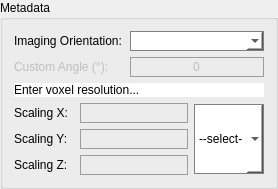
         <widget class="QGroupBox" name="metadata">
          <property name="styleSheet">
           <string notr="true">QGroupBox#metadata{font: 25 italic 10pt &quot;Calibri Light&quot;;}

</string>
          </property>
          <property name="title">
           <string>Metadata</string>
          </property>
          <layout class="QVBoxLayout" name="verticalLayout_7">
           <item>
            <layout class="QFormLayout" name="formLayout_4">
             <item row="0" column="0">
              <widget class="QLabel" name="lab_ch1_2">
               <property name="sizePolicy">
                <sizepolicy hsizetype="Fixed" vsizetype="Fixed">
                 <horstretch>0</horstretch>
                 <verstretch>0</verstretch>
                </sizepolicy>
               </property>
               <property name="minimumSize">
                <size>
                 <width>110</width>
                 <height>20</height>
                </size>
               </property>
               <property name="maximumSize">
                <size>
                 <width>110</width>
                 <height>20</height>
                </size>
               </property>
               <property name="styleSheet">
                <string notr="true">font: 25 10pt &quot;Calibri Light&quot;;</string>
               </property>
               <property name="text">
                <string>Imaging Orientation: </string>
               </property>
              </widget>
             </item>
             <item row="0" column="1">
              <widget class="QComboBox" name="cB_stack_orient">
               <property name="enabled">
                <bool>true</bool>
               </property>
               <property name="sizePolicy">
                <sizepolicy hsizetype="Preferred" vsizetype="Fixed">
                 <horstretch>0</horstretch>
                 <verstretch>0</verstretch>
                </sizepolicy>
               </property>
               <property name="minimumSize">
                <size>
                 <width>110</width>
                 <height>20</height>
                </size>
               </property>
               <property name="maximumSize">
                <size>
                 <width>16777215</width>
                 <height>20</height>
                </size>
               </property>
               <property name="styleSheet">
                <string notr="true">QComboBox {
    border: 1px solid gray;
	font: 25 10pt &quot;Calibri Light&quot;;
}

QComboBox:editable {
    background: white;
}

QComboBox:!editable, QComboBox::drop-down:editable {
     background: rgb(255, 255, 255);
}

/* QComboBox gets the &quot;on&quot; state when the popup is open */
QComboBox:!editable:on, QComboBox::drop-down:editable:on {
    background:rgba(170, 0, 127, 100);
}

QComboBox QAbstractItemView {
    border: 1px solid darkgray;
    selection-background-color:  rgba(162, 0, 122,180);
	font: 25 10pt &quot;Calibri Light&quot;;
}
</string>
               </property>
              </widget>
             </item>
             <item row="1" column="0">
              <widget class="QLabel" name="lab_custom_angle">
               <property name="enabled">
                <bool>false</bool>
               </property>
               <property name="sizePolicy">
                <sizepolicy hsizetype="Fixed" vsizetype="Fixed">
                 <horstretch>0</horstretch>
                 <verstretch>0</verstretch>
                </sizepolicy>
               </property>
               <property name="minimumSize">
                <size>
                 <width>100</width>
                 <height>20</height>
                </size>
               </property>
               <property name="maximumSize">
                <size>
                 <width>100</width>
                 <height>20</height>
                </size>
               </property>
               <property name="styleSheet">
                <string notr="true">font: 25 10pt &quot;Calibri Light&quot;;</string>
               </property>
               <property name="text">
                <string>Custom Angle (°):</string>
               </property>
              </widget>
             </item>
             <item row="1" column="1">
              <widget class="QLineEdit" name="cust_angle">
               <property name="enabled">
                <bool>false</bool>
               </property>
               <property name="minimumSize">
                <size>
                 <width>0</width>
                 <height>20</height>
                </size>
               </property>
               <property name="maximumSize">
                <size>
                 <width>16777215</width>
                 <height>20</height>
                </size>
               </property>
               <property name="focusPolicy">
                <enum>Qt::StrongFocus</enum>
               </property>
               <property name="layoutDirection">
                <enum>Qt::RightToLeft</enum>
               </property>
               <property name="styleSheet">
                <string notr="true">QLineEdit {background-color: rgba(0,0,0,0);
border: 1px solid rgb(156, 156, 156);
font: 25 10pt &quot;Calibri Light&quot;;
font-family: &quot;Calibri Light&quot;;
}
QLineEdit:focus { border: 1px solid #eb6fbd;}
					</string>
               </property>
               <property name="text">
                <string>0</string>
               </property>
               <property name="maxLength">
                <number>20</number>
               </property>
               <property name="frame">
                <bool>true</bool>
               </property>
               <property name="alignment">
                <set>Qt::AlignCenter</set>
               </property>
               <property name="placeholderText">
                <string/>
               </property>
              </widget>
             </item>
            </layout>
           </item>
           <item>
            <widget class="QLabel" name="lab_no_ch_21">
             <property name="styleSheet">
              <string notr="true">font: bold 10pt &quot;Calibri&quot;;
background-color: rgb(255, 255, 255);</string>
             </property>
             <property name="text">
              <string>Enter voxel resolution...</string>
             </property>
             <property name="alignment">
              <set>Qt::AlignBottom|Qt::AlignLeading|Qt::AlignLeft</set>
             </property>
            </widget>
           </item>
           <item>
            <layout class="QHBoxLayout" name="horizontalLayout_10">
             <item>
              <layout class="QFormLayout" name="formLayout_3">
               <item row="0" column="1">
                <widget class="QLineEdit" name="scaling_x">
                 <property name="minimumSize">
                  <size>
                   <width>0</width>
                   <height>20</height>
                  </size>
                 </property>
                 <property name="maximumSize">
                  <size>
                   <width>16777215</width>
                   <height>20</height>
                  </size>
                 </property>
                 <property name="focusPolicy">
                  <enum>Qt::StrongFocus</enum>
                 </property>
                 <property name="layoutDirection">
                  <enum>Qt::RightToLeft</enum>
                 </property>
                 <property name="styleSheet">
                  <string notr="true">QLineEdit {background-color: rgba(0,0,0,0);
border: 1px solid rgb(156, 156, 156);
font: 25 10pt &quot;Calibri Light&quot;;
font-family: &quot;Calibri Light&quot;;
}
QLineEdit:focus { border: 1px solid #eb6fbd;}
					</string>
                 </property>
                 <property name="maxLength">
                  <number>40</number>
                 </property>
                 <property name="frame">
                  <bool>true</bool>
                 </property>
                 <property name="placeholderText">
                  <string/>
                 </property>
                </widget>
               </item>
               <item row="1" column="0">
                <widget class="QLabel" name="lab_ch1_4">
                 <property name="sizePolicy">
                  <sizepolicy hsizetype="Fixed" vsizetype="Fixed">
                   <horstretch>0</horstretch>
                   <verstretch>0</verstretch>
                  </sizepolicy>
                 </property>
                 <property name="minimumSize">
                  <size>
                   <width>60</width>
                   <height>20</height>
                  </size>
                 </property>
                 <property name="maximumSize">
                  <size>
                   <width>60</width>
                   <height>20</height>
                  </size>
                 </property>
                 <property name="styleSheet">
                  <string notr="true">font: 25 10pt &quot;Calibri Light&quot;;</string>
                 </property>
                 <property name="text">
                  <string>Scaling Y: </string>
                 </property>
                </widget>
               </item>
               <item row="1" column="1">
                <widget class="QLineEdit" name="scaling_y">
                 <property name="minimumSize">
                  <size>
                   <width>0</width>
                   <height>20</height>
                  </size>
                 </property>
                 <property name="maximumSize">
                  <size>
                   <width>16777215</width>
                   <height>20</height>
                  </size>
                 </property>
                 <property name="focusPolicy">
                  <enum>Qt::StrongFocus</enum>
                 </property>
                 <property name="layoutDirection">
                  <enum>Qt::RightToLeft</enum>
                 </property>
                 <property name="styleSheet">
                  <string notr="true">QLineEdit {background-color: rgba(0,0,0,0);
border: 1px solid rgb(156, 156, 156);
font: 25 10pt &quot;Calibri Light&quot;;
font-family: &quot;Calibri Light&quot;;
}
QLineEdit:focus { border: 1px solid #eb6fbd;}
					</string>
                 </property>
                 <property name="maxLength">
                  <number>40</number>
                 </property>
                 <property name="frame">
                  <bool>true</bool>
                 </property>
                 <property name="placeholderText">
                  <string/>
                 </property>
                </widget>
               </item>
               <item row="2" column="0">
                <widget class="QLabel" name="lab_ch1_5">
                 <property name="sizePolicy">
                  <sizepolicy hsizetype="Fixed" vsizetype="Fixed">
                   <horstretch>0</horstretch>
                   <verstretch>0</verstretch>
                  </sizepolicy>
                 </property>
                 <property name="minimumSize">
                  <size>
                   <width>60</width>
                   <height>20</height>
                  </size>
                 </property>
                 <property name="maximumSize">
                  <size>
                   <width>60</width>
                   <height>20</height>
                  </size>
                 </property>
                 <property name="styleSheet">
                  <string notr="true">font: 25 10pt &quot;Calibri Light&quot;;</string>
                 </property>
                 <property name="text">
                  <string>Scaling Z: </string>
                 </property>
                </widget>
               </item>
               <item row="2" column="1">
                <widget class="QLineEdit" name="scaling_z">
                 <property name="minimumSize">
                  <size>
                   <width>0</width>
                   <height>20</height>
                  </size>
                 </property>
                 <property name="maximumSize">
                  <size>
                   <width>16777215</width>
                   <height>20</height>
                  </size>
                 </property>
                 <property name="focusPolicy">
                  <enum>Qt::StrongFocus</enum>
                 </property>
                 <property name="layoutDirection">
                  <enum>Qt::RightToLeft</enum>
                 </property>
                 <property name="styleSheet">
                  <string notr="true">QLineEdit {background-color: rgba(0,0,0,0);
border: 1px solid rgb(156, 156, 156);
font: 25 10pt &quot;Calibri Light&quot;;
font-family: &quot;Calibri Light&quot;;
}
QLineEdit:focus { border: 1px solid #eb6fbd;}
					</string>
                 </property>
                 <property name="maxLength">
                  <number>40</number>
                 </property>
                 <property name="frame">
                  <bool>true</bool>
                 </property>
                 <property name="placeholderText">
                  <string/>
                 </property>
                </widget>
               </item>
               <item row="0" column="0">
                <widget class="QLabel" name="lab_ch1_3">
                 <property name="sizePolicy">
                  <sizepolicy hsizetype="Fixed" vsizetype="Fixed">
                   <horstretch>0</horstretch>
                   <verstretch>0</verstretch>
                  </sizepolicy>
                 </property>
                 <property name="minimumSize">
                  <size>
                   <width>60</width>
                   <height>20</height>
                  </size>
                 </property>
                 <property name="maximumSize">
                  <size>
                   <width>60</width>
                   <height>20</height>
                  </size>
                 </property>
                 <property name="styleSheet">
                  <string notr="true">font: 25 10pt &quot;Calibri Light&quot;;</string>
                 </property>
                 <property name="text">
                  <string>Scaling X: </string>
                 </property>
                </widget>
               </item>
              </layout>
             </item>
             <item>
              <widget class="QComboBox" name="cB_units">
               <property name="enabled">
                <bool>true</bool>
               </property>
               <property name="sizePolicy">
                <sizepolicy hsizetype="Fixed" vsizetype="Fixed">
                 <horstretch>0</horstretch>
                 <verstretch>0</verstretch>
                </sizepolicy>
               </property>
               <property name="minimumSize">
                <size>
                 <width>70</width>
                 <height>70</height>
                </size>
               </property>
               <property name="maximumSize">
                <size>
                 <width>70</width>
                 <height>70</height>
                </size>
               </property>
               <property name="styleSheet">
                <string notr="true">QComboBox {
    border: 1px solid gray;
	font: 25 10pt &quot;Calibri Light&quot;;
}

QComboBox:editable {
    background: white;
}

QComboBox:!editable, QComboBox::drop-down:editable {
     background: rgb(255, 255, 255);
}

/* QComboBox gets the &quot;on&quot; state when the popup is open */
QComboBox:!editable:on, QComboBox::drop-down:editable:on {
    background:rgba(170, 0, 127, 100);
}

QComboBox QAbstractItemView {
    border: 1px solid darkgray;
    selection-background-color:  rgba(162, 0, 122,180);
	font: 25 10pt &quot;Calibri Light&quot;;
}
</string>
               </property>
               <item>
                <property name="text">
                 <string>--select--</string>
                </property>
               </item>
               <item>
                <property name="text">
                 <string>um</string>
                </property>
               </item>
               <item>
                <property name="text">
                 <string>mm</string>
                </property>
               </item>
              </widget>
             </item>
            </layout>
           </item>
          </layout>
         </widget>
